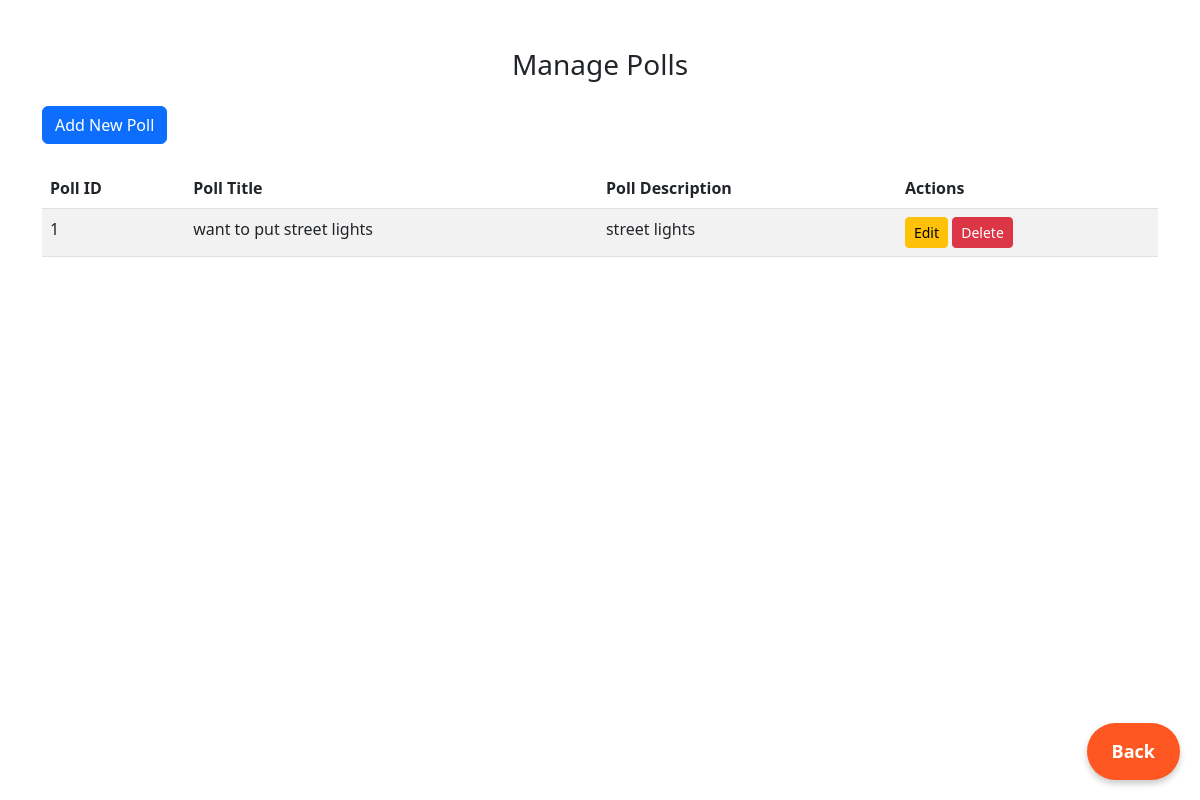
The page /admin/admin_manage_polls.php on the database its author committed.
### tables this page shows
CREATE TABLE `polls` (
  `poll_id` int(11) NOT NULL,
  `poll_title` varchar(255) NOT NULL,
  `poll_description` text NOT NULL,
  `created_at` timestamp NOT NULL DEFAULT current_timestamp()
);

### admin/admin_manage_polls.php (the view, shortened to what this page needs)
<?php
include 'db_connection.php';
$query = "SELECT * FROM polls";
$result = mysqli_query($conn, $query);
?>
<!DOCTYPE html>
<html lang="en">
<head>
    <link href="https://cdn.jsdelivr.net/npm/bootstrap@5.3.0-alpha1/dist/css/bootstrap.min.css" rel="stylesheet">
</head>
<body>
<div class="container mt-5">
    <h3 class="text-center mb-4">Manage Polls</h3>
    <button class="btn btn-primary mb-4" data-bs-toggle="modal" data-bs-target="#addPollModal">Add New Poll</button>
    <table class="table table-striped">
        <thead>
            <tr>
                <th>Poll ID</th>
                <th>Poll Title</th>
                <th>Poll Description</th>
                <th>Actions</th>
            </tr>
        </thead>
        <tbody>
            <?php while ($row = mysqli_fetch_assoc($result)) { ?>
                <tr>
                    <td><?php echo $row['poll_id']; ?></td>
                    <td><?php echo $row['poll_title']; ?></td>
                    <td><?php echo $row['poll_description']; ?></td>
                    <td>
                        <a href="admin_edit_poll.php?poll_id=<?php echo $row['poll_id']; ?>" class="btn btn-warning btn-sm">Edit</a>
                        <a href="admin_delete_poll.php?poll_id=<?php echo $row['poll_id']; ?>" class="btn btn-danger btn-sm" onclick="return confirm('Are you sure you want to delete this poll?')">Delete</a>
                    </td>
                </tr>
            <?php } ?>
        </tbody>
    </table>
</div>
<button onclick="goBack()" class="back-button" right:50px>Back</button>
</body>
</html>

### admin/admin_manage_polls.php (style rules this page uses)
.back-button { position: fixed; bottom: 20px; right: 20px; padding: 15px 25px; font-size: 18px; font-weight: bold; background-color: #ff5722; color: white; border: none; border-radius: 50px; cursor: pointer; z-index: 1000; box-shadow: 0 4px 6px rgba(0, 0, 0, 0.2); transition: all 0.3s ease; }

### rows shown on the page
polls: poll_id "1", poll_title "want to put street lights", poll_description "street lights"
